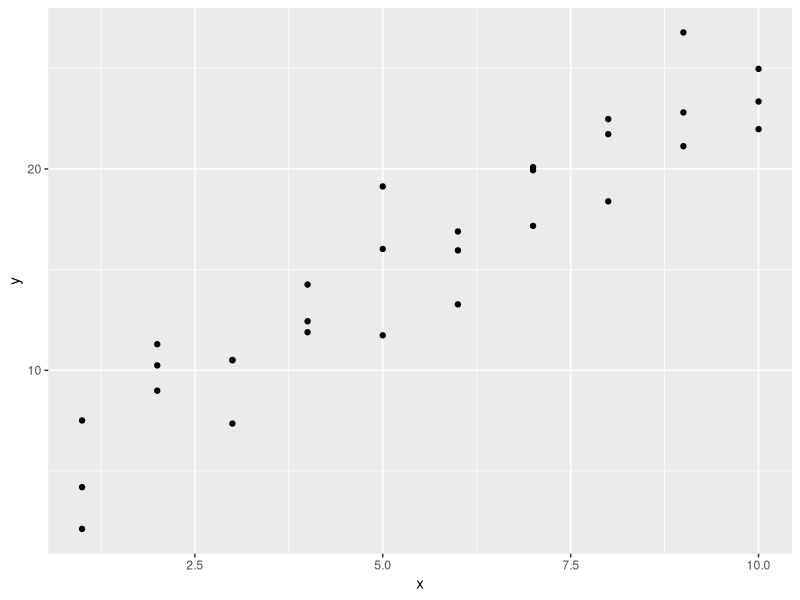
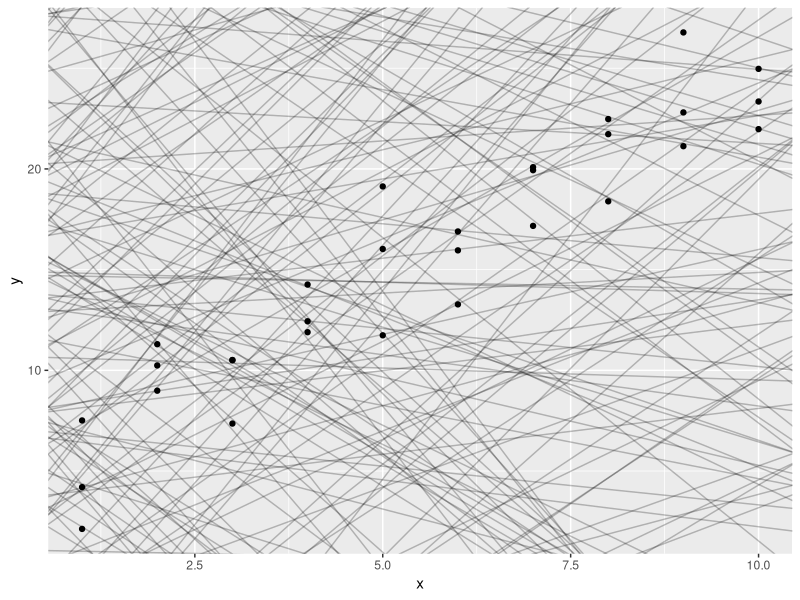
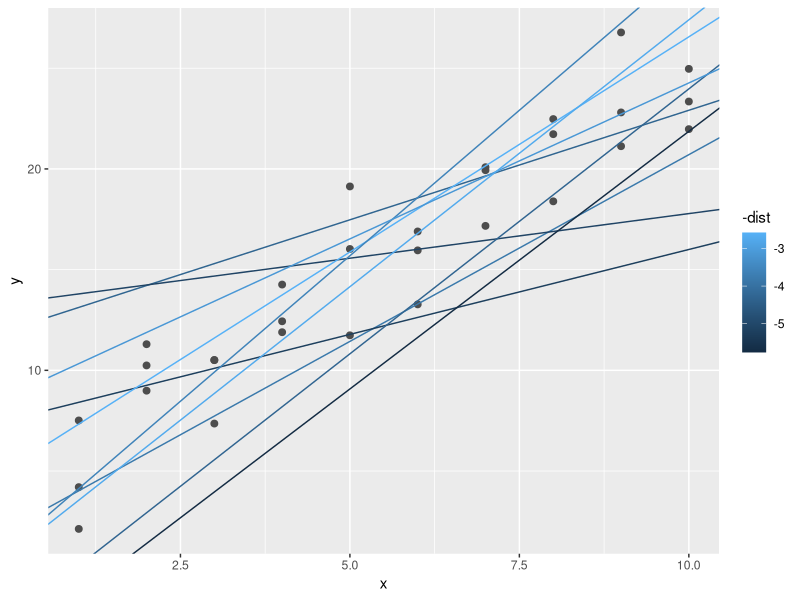
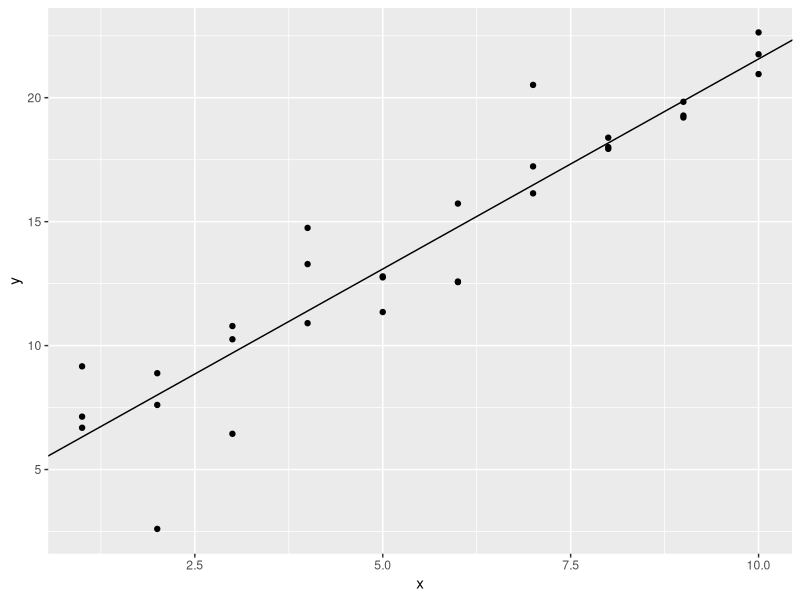
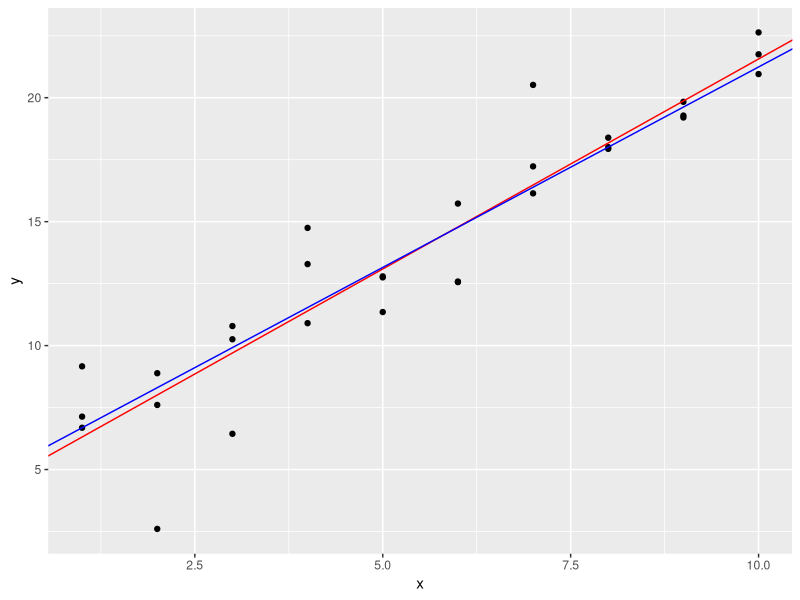
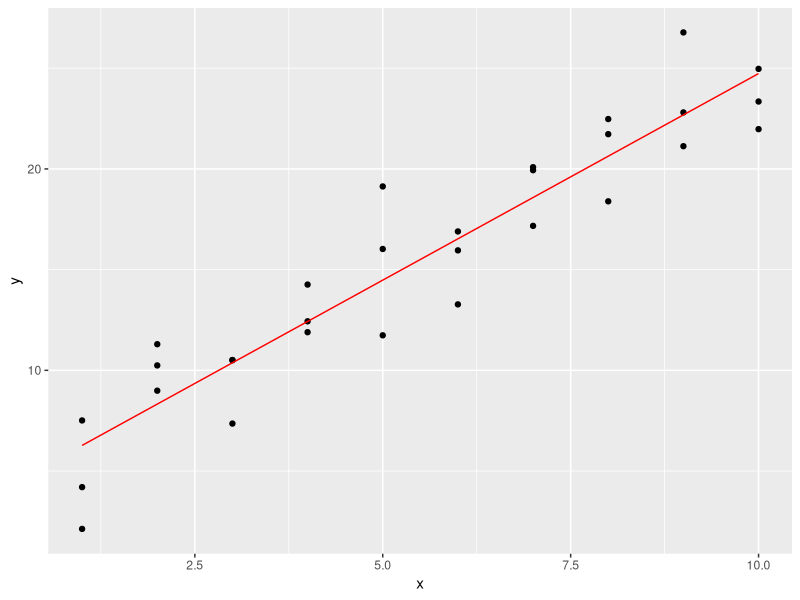
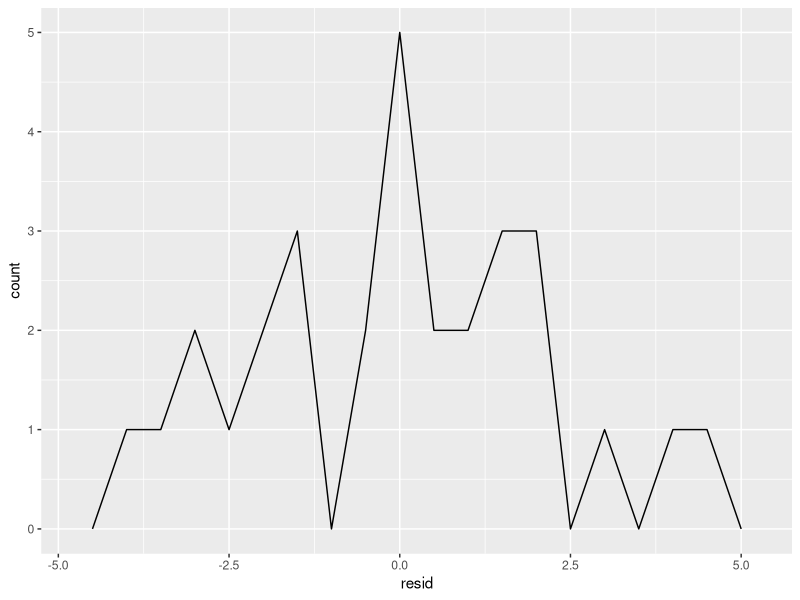
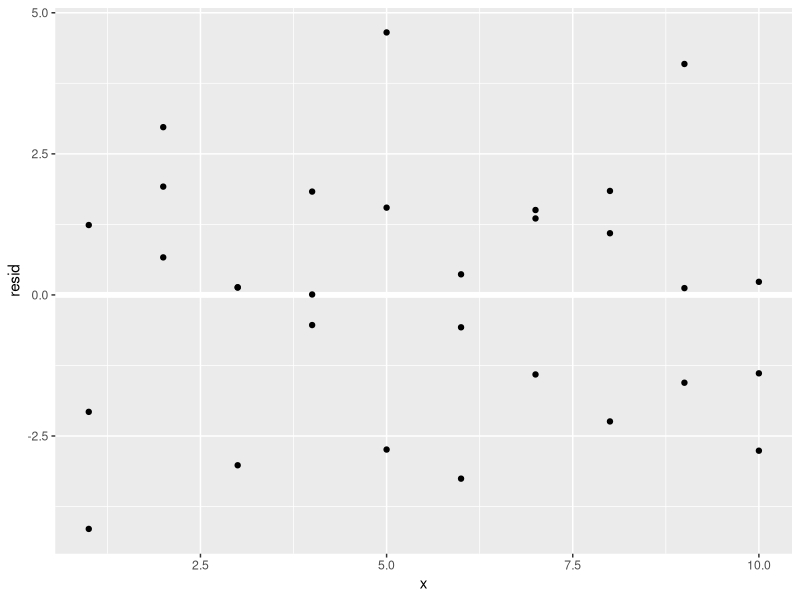

Write the R code that produced these figures, in order.
## ---- chunk 1
library(tidyverse)

library(modelr)

ggplot(sim1, aes(x, y)) +
  geom_point()
## ---- chunk 2
models <- tibble(
  a1 = runif(n = 250, -20, 40),
  a2 = runif(n = 250, -5, 5)
)
head(models)

ggplot(sim1, aes(x, y)) +
  geom_abline(aes(intercept = a1, slope = a2), data = models,
              alpha = 1/4) +
  geom_point()
## ---- chunk 3
model1 <- function(a, data) {
  a[1] + data$x * a[2]
}

model1(c(7, 1.5), sim1)
## ---- chunk 4
measure_distance <- function(mod, data) {
  diff <- data$y - model1(mod, data)
  sqrt(mean(diff ^ 2))
}

measure_distance(c(7, 1.5), sim1)
## ---- chunk 5
sim1_dist <- function(a1, a2) {
  measure_distance(c(a1, a2), sim1)
}

models <- models %>% 
  mutate(dist = purrr::map2_dbl(a1, a2, sim1_dist))
models
## ---- chunk 6
ggplot(sim1, aes(x, y)) +
  geom_point(size = 2, color = "grey30") +
  geom_abline(
    data = filter(models, rank(dist) <= 10),
    aes(intercept = a1, slope = a2, color = -dist)
  )
## ---- chunk 7
sim1a <- tibble(
  x = rep(1:10, each = 3),
  y = x * 1.5 + 6 + rt(length(x), df = 2)
)

fit <- lm(y ~ x, data = sim1a)

ggplot(data = sim1a, aes(x, y)) +
  geom_point() + 
  geom_abline(aes(intercept = coef(fit)[[1]], slope = coef(fit)[[2]]))
## ---- chunk 8
measure_distance <- function(mod, data) {
  diff <- data$y - model1(mod, data)
  mean(abs(diff))
}

fit2 <- optim(c(0, 0), measure_distance, data = sim1a)

ggplot(data = sim1a, aes(x, y)) +
  geom_point() + 
  geom_abline(aes(intercept = coef(fit)[[1]], slope = coef(fit)[[2]]),
              color = "red") +
  geom_abline(aes(intercept = fit2$par[1], slope = fit2$par[2]),
              color = "blue")
## ---- chunk 9
model1 <- function(a, data) {
  a[1] + data$x * a[2] + a[3]
}
## ---- chunk 10
grid <- sim1 %>% 
  data_grid(x)

grid
## ---- chunk 11
sim1_mod <- lm(y ~ x, data = sim1)
coef(sim1_mod)

grid <- grid %>% 
  add_predictions(sim1_mod)

grid
## ---- chunk 12
ggplot(sim1, aes(x)) +
  geom_point(aes(y = y)) +
  geom_line(aes(y = pred), data = grid, color = "red")
## ---- chunk 13
sim1 <- sim1 %>% 
  add_residuals(sim1_mod)

sim1
## ---- chunk 14
ggplot(sim1, aes(resid)) +
  geom_freqpoly(binwidth = 0.5)
## ---- chunk 15
ggplot(sim1, aes(x, resid)) +
  geom_ref_line(h = 0) +
  geom_point()
## ---- chunk 16
    fit3 <- loess(y ~ x, data = sim1)


    sim1 <- sim1 %>% 
      add_predictions(fit3)
    sim1

    ggplot(data = sim1, aes(x, y)) + 
      geom_point() +
      geom_line(aes(y = pred), color = "skyblue") +
      geom_smooth()
## ---- chunk 17
    ggplot(data = sim1, aes(x, y)) + 
      geom_point() +
      geom_line(aes(y = pred), color = "skyblue") +
      geom_smooth() +
      geom_ref_line(10)
## ---- chunk 18
ggplot(sim2) +
  geom_point(aes(x, y))
## ---- chunk 19
mod2 <- lm(y ~ x, data = sim2)

grid <- sim2 %>% 
  data_grid(x) %>% 
  add_predictions(mod2)
grid
## ---- chunk 20
ggplot(sim2, aes(x)) + 
  geom_point(aes(y = y)) +
  geom_point(data = grid, aes(y = pred), colour = "red", size = 4)
## ---- chunk 21
mod1 <- lm(y ~ x1 + x2, data = sim3)
mod2 <- lm(y ~ x1 * x2, data = sim3)

grid <- sim3 %>% 
  data_grid(x1, x2) %>% 
  gather_predictions(mod1, mod2)
grid
## ---- chunk 22
ggplot(sim3, aes(x1, y, colour = x2)) + 
  geom_point() + 
  geom_line(data = grid, aes(y = pred)) + 
  facet_wrap(~ model)
## ---- chunk 23
sim3 <- sim3 %>% 
  gather_residuals(mod1, mod2)

ggplot(sim3, aes(x1, resid, colour = x2)) + 
  geom_point() + 
  facet_grid(model ~ x2)
## ---- chunk 24
mod1 <- lm(y ~ x1 + x2, data = sim4)
mod2 <- lm(y ~ x1 * x2, data = sim4)

grid <- sim4 %>% 
  data_grid(
    x1 = seq_range(x1, 5), 
    x2 = seq_range(x2, 5) 
  ) %>% 
  gather_predictions(mod1, mod2)
grid
## ---- chunk 25
ggplot(grid, aes(x1, pred, colour = x2, group = x2)) + 
  geom_line() +
  facet_wrap(~ model)
ggplot(grid, aes(x2, pred, colour = x1, group = x1)) + 
  geom_line() +
  facet_wrap(~ model)
## ---- chunk 26
library(splines)
sim5 <- tibble(
  x = seq(0, 3.5 * pi, length = 50),
  y = 4 * sin(x) + rnorm(length(x))
)

ggplot(sim5, aes(x, y)) +
  geom_point()

mod1 <- lm(y ~ ns(x, 1), data = sim5)
mod2 <- lm(y ~ ns(x, 2), data = sim5)
mod3 <- lm(y ~ ns(x, 3), data = sim5)
mod4 <- lm(y ~ ns(x, 4), data = sim5)
mod5 <- lm(y ~ ns(x, 5), data = sim5)

# or
models <- vector("list", length = 5)
for (i in 1:5) {
  models[[i]] <- lm(y ~ ns(x, i), data = sim5)
}

grid <- sim5 %>% 
  data_grid(x = seq_range(x, n = 50, expand = 0.1)) %>% 
  gather_predictions(mod1, mod2, mod3, mod4, mod5, .pred = "y")

ggplot(sim5, aes(x, y)) + 
  geom_point() +
  geom_line(data = grid, colour = "red") +
  facet_wrap(~ model)
## ---- chunk 27
mod2b <- lm(y ~ -1 + x, data = sim2)
summary(mod2b)

grid <- sim2 %>% 
  data_grid(x) %>% 
  add_predictions(mod2b)
grid

ggplot(sim2, aes(x)) + 
  geom_point(aes(y = y)) +
  geom_point(data = grid, aes(y = pred), colour = "red", size = 4)
## ---- chunk 28
    mod1 <- lm(y ~ x1 + x2, data = sim3)
    mod2 <- lm(y ~ x1 * x2, data = sim3)

    model_function <- function(data, int = TRUE) {
      if (int == TRUE) {
       fit <- lm(y ~ x1 * x2, data = data)
      } else {
       fit <- lm(y ~ x1 + x2, data = data)
      }
      summary(fit)
    }

    model_function(data = sim3, int = FALSE)
